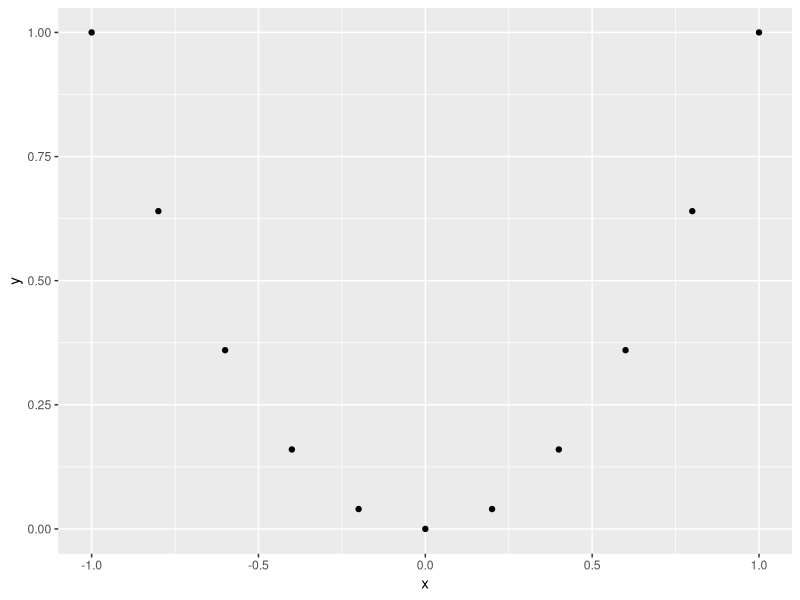

The R script that drew this image:
#Our First R Function
#Written Dr. Opoku
# This calculator computes the square of
# a vector
#It takes the vector as an input 
# from the user

koo_fun <- function (x){
#x = x
t= x^2
}
(koo_fun(4))

my_gid <- function ()
           {
             u <- c(1,4,6)
             v <- u^2
           }
(my_gid())

#R internal functions
(round (2.6567))
mean(10:100)

#using concatenate for vectors in R
x = c(2,1,4)

#Using R packages
install.packages("ggplot2")
install.packages("tidyr")
library("tidyr")
library("ggplot2")

(x <- c(-1, -0.8, -0.6, -0.4, -0.2, 0, 0.2, 0.4, 0.6, 0.8, 1))
(y <- x^2)

#plotting data points with qplots
qplot(x,y)
